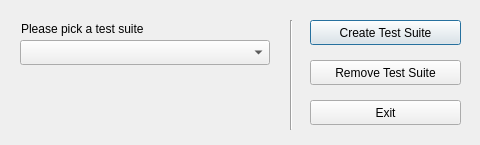
<?xml version="1.0" encoding="UTF-8"?>
<ui version="4.0">
 <class>startingWindow</class>
 <widget class="QDialog" name="startingWindow">
  <property name="geometry">
   <rect>
    <x>0</x>
    <y>0</y>
    <width>480</width>
    <height>145</height>
   </rect>
  </property>
  <property name="windowTitle">
   <string>Welcome to BEETS</string>
  </property>
  <widget class="QLabel" name="label">
   <property name="geometry">
    <rect>
     <x>21</x>
     <y>20</y>
     <width>171</width>
     <height>17</height>
    </rect>
   </property>
   <property name="text">
    <string>Please pick a test suite</string>
   </property>
  </widget>
  <widget class="QComboBox" name="comboBox">
   <property name="geometry">
    <rect>
     <x>20</x>
     <y>40</y>
     <width>250</width>
     <height>25</height>
    </rect>
   </property>
  </widget>
  <widget class="Line" name="line">
   <property name="geometry">
    <rect>
     <x>290</x>
     <y>20</y>
     <width>3</width>
     <height>110</height>
    </rect>
   </property>
   <property name="orientation">
    <enum>Qt::Vertical</enum>
   </property>
  </widget>
  <widget class="QPushButton" name="addSuite">
   <property name="geometry">
    <rect>
     <x>310</x>
     <y>20</y>
     <width>151</width>
     <height>25</height>
    </rect>
   </property>
   <property name="text">
    <string>Create Test Suite</string>
   </property>
  </widget>
  <widget class="QPushButton" name="removeSuite">
   <property name="geometry">
    <rect>
     <x>310</x>
     <y>60</y>
     <width>151</width>
     <height>25</height>
    </rect>
   </property>
   <property name="text">
    <string>Remove Test Suite</string>
   </property>
  </widget>
  <widget class="QPushButton" name="exit">
   <property name="geometry">
    <rect>
     <x>310</x>
     <y>100</y>
     <width>151</width>
     <height>25</height>
    </rect>
   </property>
   <property name="text">
    <string>Exit</string>
   </property>
  </widget>
 </widget>
 <resources/>
 <connections/>
</ui>
